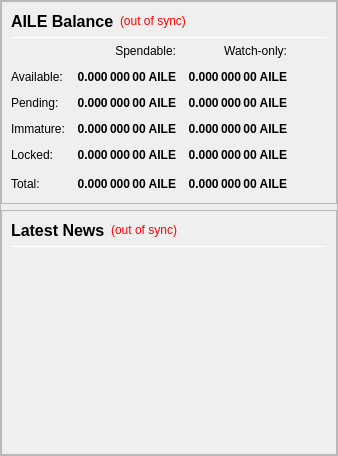
                <widget class="QFrame" name="frameObfuscation">
                 <property name="minimumSize">
                  <size>
                   <width>0</width>
                   <height>0</height>
                  </size>
                 </property>
                 <property name="frameShape">
                  <enum>QFrame::StyledPanel</enum>
                 </property>
                 <property name="frameShadow">
                  <enum>QFrame::Raised</enum>
                 </property>
                 <layout class="QVBoxLayout" name="verticalLayout" stretch="0,0">
                  <property name="margin">
                   <number>0</number>
                  </property>
                  <item>
                   <widget class="QFrame" name="frame_Balances">
                    <property name="frameShape">
                     <enum>QFrame::StyledPanel</enum>
                    </property>
                    <property name="frameShadow">
                     <enum>QFrame::Raised</enum>
                    </property>
                    <layout class="QVBoxLayout" name="verticalLayout_2">
                     <item>
                      <layout class="QHBoxLayout" name="horizontalLayout_4">
                       <item>
                        <widget class="QLabel" name="label_5">
                         <property name="minimumSize">
                          <size>
                           <width>0</width>
                           <height>20</height>
                          </size>
                         </property>
                         <property name="font">
                          <font>
                           <pointsize>12</pointsize>
                           <weight>75</weight>
                           <bold>true</bold>
                          </font>
                         </property>
                         <property name="text">
                          <string>AILE Balance</string>
                         </property>
                        </widget>
                       </item>
                       <item>
                        <widget class="QLabel" name="labelWalletStatus">
                         <property name="cursor">
                          <cursorShape>WhatsThisCursor</cursorShape>
                         </property>
                         <property name="toolTip">
                          <string>The displayed information may be out of date. Your wallet automatically synchronizes with the KYD network after a connection is established, but this process has not completed yet.</string>
                         </property>
                         <property name="styleSheet">
                          <string notr="true">QLabel { color: red; }</string>
                         </property>
                         <property name="text">
                          <string notr="true">(out of sync)</string>
                         </property>
                         <property name="alignment">
                          <set>Qt::AlignLeading|Qt::AlignLeft|Qt::AlignVCenter</set>
                         </property>
                        </widget>
                       </item>
                       <item>
                        <spacer name="horizontalSpacer_Balance_1">
                         <property name="orientation">
                          <enum>Qt::Horizontal</enum>
                         </property>
                         <property name="sizeHint" stdset="0">
                          <size>
                           <width>40</width>
                           <height>20</height>
                          </size>
                         </property>
                        </spacer>
                       </item>
                      </layout>
                     </item>
                     <item>
                      <widget class="Line" name="line_Balance">
                       <property name="minimumSize">
                        <size>
                         <width>0</width>
                         <height>1</height>
                        </size>
                       </property>
                       <property name="maximumSize">
                        <size>
                         <width>16777215</width>
                         <height>1</height>
                        </size>
                       </property>
                       <property name="orientation">
                        <enum>Qt::Horizontal</enum>
                       </property>
                      </widget>
                     </item>
                     <item>
                      <layout class="QGridLayout" name="gridLayout">
                       <property name="spacing">
                        <number>12</number>
                       </property>
                       <item row="0" column="1">
                        <widget class="QLabel" name="labelSpendable">
                         <property name="text">
                          <string>Spendable:</string>
                         </property>
                         <property name="alignment">
                          <set>Qt::AlignRight|Qt::AlignTrailing|Qt::AlignVCenter</set>
                         </property>
                        </widget>
                       </item>
                       <item row="1" column="2">
                        <widget class="QLabel" name="labelWatchAvailable">
                         <property name="font">
                          <font>
                           <weight>75</weight>
                           <bold>true</bold>
                          </font>
                         </property>
                         <property name="cursor">
                          <cursorShape>IBeamCursor</cursorShape>
                         </property>
                         <property name="toolTip">
                          <string>Your current balance in watch-only addresses</string>
                         </property>
                         <property name="text">
                          <string notr="true">0.000 000 00 AILE</string>
                         </property>
                         <property name="alignment">
                          <set>Qt::AlignRight|Qt::AlignTrailing|Qt::AlignVCenter</set>
                         </property>
                         <property name="textInteractionFlags">
                          <set>Qt::LinksAccessibleByMouse|Qt::TextSelectableByKeyboard|Qt::TextSelectableByMouse</set>
                         </property>
                        </widget>
                       </item>
                       <item row="3" column="1">
                        <widget class="QLabel" name="labelImmature">
                         <property name="font">
                          <font>
                           <weight>75</weight>
                           <bold>true</bold>
                          </font>
                         </property>
                         <property name="cursor">
                          <cursorShape>IBeamCursor</cursorShape>
                         </property>
                         <property name="toolTip">
                          <string>Staked or masternode rewards that has not yet matured</string>
                         </property>
                         <property name="text">
                          <string notr="true">0.000 000 00 AILE</string>
                         </property>
                         <property name="alignment">
                          <set>Qt::AlignRight|Qt::AlignTrailing|Qt::AlignVCenter</set>
                         </property>
                         <property name="textInteractionFlags">
                          <set>Qt::LinksAccessibleByMouse|Qt::TextSelectableByKeyboard|Qt::TextSelectableByMouse</set>
                         </property>
                        </widget>
                       </item>
                       <item row="4" column="1">
                        <widget class="QLabel" name="labelLockedBalance">
                         <property name="font">
                          <font>
                           <weight>75</weight>
                           <bold>true</bold>
                          </font>
                         </property>
                         <property name="cursor">
                          <cursorShape>IBeamCursor</cursorShape>
                         </property>
                         <property name="toolTip">
                          <string>Locked AILE or Masternode collaterals</string>
                         </property>
                         <property name="text">
                          <string notr="true">0.000 000 00 AILE</string>
                         </property>
                         <property name="alignment">
                          <set>Qt::AlignRight|Qt::AlignTrailing|Qt::AlignVCenter</set>
                         </property>
                         <property name="textInteractionFlags">
                          <set>Qt::LinksAccessibleByMouse|Qt::TextSelectableByKeyboard|Qt::TextSelectableByMouse</set>
                         </property>
                        </widget>
                       </item>
                       <item row="0" column="2">
                        <widget class="QLabel" name="labelWatchonly">
                         <property name="text">
                          <string>Watch-only:</string>
                         </property>
                         <property name="alignment">
                          <set>Qt::AlignRight|Qt::AlignTrailing|Qt::AlignVCenter</set>
                         </property>
                        </widget>
                       </item>
                       <item row="5" column="1">
                        <widget class="QLabel" name="labelTotal">
                         <property name="font">
                          <font>
                           <weight>75</weight>
                           <bold>true</bold>
                          </font>
                         </property>
                         <property name="cursor">
                          <cursorShape>IBeamCursor</cursorShape>
                         </property>
                         <property name="toolTip">
                          <string>Your current AILE balance, unconfirmed and immature transactions included</string>
                         </property>
                         <property name="text">
                          <string notr="true">0.000 000 00 AILE</string>
                         </property>
                         <property name="alignment">
                          <set>Qt::AlignRight|Qt::AlignTrailing|Qt::AlignVCenter</set>
                         </property>
                         <property name="textInteractionFlags">
                          <set>Qt::LinksAccessibleByMouse|Qt::TextSelectableByKeyboard|Qt::TextSelectableByMouse</set>
                         </property>
                        </widget>
                       </item>
                       <item row="5" column="0">
                        <widget class="QLabel" name="labelTotalText">
                         <property name="toolTip">
                          <string>Your current AILE balance, unconfirmed and immature transactions included</string>
                         </property>
                         <property name="text">
                          <string>Total:</string>
                         </property>
                        </widget>
                       </item>
                       <item row="2" column="0">
                        <widget class="QLabel" name="labelPendingText">
                         <property name="text">
                          <string>Pending:</string>
                         </property>
                        </widget>
                       </item>
                       <item row="1" column="0">
                        <widget class="QLabel" name="labelBalanceText">
                         <property name="text">
                          <string>Available:</string>
                         </property>
                        </widget>
                       </item>
                       <item row="4" column="2">
                        <widget class="QLabel" name="labelWatchLocked">
                         <property name="font">
                          <font>
                           <weight>75</weight>
                           <bold>true</bold>
                          </font>
                         </property>
                         <property name="cursor">
                          <cursorShape>IBeamCursor</cursorShape>
                         </property>
                         <property name="toolTip">
                          <string>Current locked balance in watch-only addresses</string>
                         </property>
                         <property name="text">
                          <string notr="true">0.000 000 00 AILE</string>
                         </property>
                         <property name="alignment">
                          <set>Qt::AlignRight|Qt::AlignTrailing|Qt::AlignVCenter</set>
                         </property>
                         <property name="textInteractionFlags">
                          <set>Qt::LinksAccessibleByMouse|Qt::TextSelectableByKeyboard|Qt::TextSelectableByMouse</set>
                         </property>
                        </widget>
                       </item>
                       <item row="5" column="2">
                        <widget class="QLabel" name="labelWatchTotal">
                         <property name="font">
                          <font>
                           <weight>75</weight>
                           <bold>true</bold>
                          </font>
                         </property>
                         <property name="cursor">
                          <cursorShape>IBeamCursor</cursorShape>
                         </property>
                         <property name="toolTip">
                          <string>Current total balance in watch-only addresses</string>
                         </property>
                         <property name="text">
                          <string notr="true">0.000 000 00 AILE</string>
                         </property>
                         <property name="alignment">
                          <set>Qt::AlignRight|Qt::AlignTrailing|Qt::AlignVCenter</set>
                         </property>
                         <property name="textInteractionFlags">
                          <set>Qt::LinksAccessibleByMouse|Qt::TextSelectableByKeyboard|Qt::TextSelectableByMouse</set>
                         </property>
                        </widget>
                       </item>
                       <item row="5" column="3">
                        <spacer name="horizontalSpacer_Balance_2">
                         <property name="orientation">
                          <enum>Qt::Horizontal</enum>
                         </property>
                         <property name="sizeHint" stdset="0">
                          <size>
                           <width>40</width>
                           <height>20</height>
                          </size>
                         </property>
                        </spacer>
                       </item>
                       <item row="2" column="1">
                        <widget class="QLabel" name="labelUnconfirmed">
                         <property name="font">
                          <font>
                           <weight>75</weight>
                           <bold>true</bold>
                          </font>
                         </property>
                         <property name="cursor">
                          <cursorShape>IBeamCursor</cursorShape>
                         </property>
                         <property name="toolTip">
                          <string>Total of transactions that have yet to be confirmed, and do not yet count toward the spendable balance</string>
                         </property>
                         <property name="text">
                          <string notr="true">0.000 000 00 AILE</string>
                         </property>
                         <property name="alignment">
                          <set>Qt::AlignRight|Qt::AlignTrailing|Qt::AlignVCenter</set>
                         </property>
                         <property name="textInteractionFlags">
                          <set>Qt::LinksAccessibleByMouse|Qt::TextSelectableByKeyboard|Qt::TextSelectableByMouse</set>
                         </property>
                        </widget>
                       </item>
                       <item row="4" column="0">
                        <widget class="QLabel" name="labelLockedBalanceText">
                         <property name="toolTip">
                          <string>Locked AILE or Masternode collaterals.</string>
                         </property>
                         <property name="text">
                          <string>Locked:</string>
                         </property>
                        </widget>
                       </item>
                       <item row="2" column="2">
                        <widget class="QLabel" name="labelWatchPending">
                         <property name="font">
                          <font>
                           <weight>75</weight>
                           <bold>true</bold>
                          </font>
                         </property>
                         <property name="cursor">
                          <cursorShape>IBeamCursor</cursorShape>
                         </property>
                         <property name="toolTip">
                          <string>Unconfirmed transactions to watch-only addresses</string>
                         </property>
                         <property name="text">
                          <string notr="true">0.000 000 00 AILE</string>
                         </property>
                         <property name="alignment">
                          <set>Qt::AlignRight|Qt::AlignTrailing|Qt::AlignVCenter</set>
                         </property>
                         <property name="textInteractionFlags">
                          <set>Qt::LinksAccessibleByMouse|Qt::TextSelectableByKeyboard|Qt::TextSelectableByMouse</set>
                         </property>
                        </widget>
                       </item>
                       <item row="3" column="0">
                        <widget class="QLabel" name="labelImmatureText">
                         <property name="text">
                          <string>Immature:</string>
                         </property>
                        </widget>
                       </item>
                       <item row="1" column="1">
                        <widget class="QLabel" name="labelBalance">
                         <property name="font">
                          <font>
                           <weight>75</weight>
                           <bold>true</bold>
                          </font>
                         </property>
                         <property name="cursor">
                          <cursorShape>IBeamCursor</cursorShape>
                         </property>
                         <property name="toolTip">
                          <string>Your current spendable balance</string>
                         </property>
                         <property name="text">
                          <string notr="true">0.000 000 00 AILE</string>
                         </property>
                         <property name="alignment">
                          <set>Qt::AlignRight|Qt::AlignTrailing|Qt::AlignVCenter</set>
                         </property>
                         <property name="textInteractionFlags">
                          <set>Qt::LinksAccessibleByMouse|Qt::TextSelectableByKeyboard|Qt::TextSelectableByMouse</set>
                         </property>
                        </widget>
                       </item>
                       <item row="3" column="2">
                        <widget class="QLabel" name="labelWatchImmature">
                         <property name="font">
                          <font>
                           <weight>75</weight>
                           <bold>true</bold>
                          </font>
                         </property>
                         <property name="cursor">
                          <cursorShape>IBeamCursor</cursorShape>
                         </property>
                         <property name="toolTip">
                          <string>Staked or masternode rewards in watch-only addresses that has not yet matured</string>
                         </property>
                         <property name="text">
                          <string notr="true">0.000 000 00 AILE</string>
                         </property>
                         <property name="alignment">
                          <set>Qt::AlignRight|Qt::AlignTrailing|Qt::AlignVCenter</set>
                         </property>
                         <property name="textInteractionFlags">
                          <set>Qt::LinksAccessibleByMouse|Qt::TextSelectableByKeyboard|Qt::TextSelectableByMouse</set>
                         </property>
                        </widget>
                       </item>
                      </layout>
                     </item>
                    </layout>
                   </widget>
                  </item>
                  <item>
                   <widget class="QFrame" name="frame_News">
                    <property name="minimumSize">
                     <size>
                      <width>0</width>
                      <height>0</height>
                     </size>
                    </property>
                    <property name="frameShape">
                     <enum>QFrame::StyledPanel</enum>
                    </property>
                    <property name="frameShadow">
                     <enum>QFrame::Raised</enum>
                    </property>
                    <layout class="QVBoxLayout" name="verticalLayout_3" stretch="0,0,0">
                     <item>
                      <layout class="QHBoxLayout" name="horizontalLayout_News">
                       <item>
                        <widget class="QLabel" name="labelNews">
                         <property name="minimumSize">
                          <size>
                           <width>0</width>
                           <height>20</height>
                          </size>
                         </property>
                         <property name="font">
                          <font>
                           <pointsize>12</pointsize>
                           <weight>75</weight>
                           <bold>true</bold>
                          </font>
                         </property>
                         <property name="text">
                          <string>Latest News</string>
                         </property>
                        </widget>
                       </item>
                       <item>
                        <widget class="QLabel" name="labelNewsStatus">
                         <property name="cursor">
                          <cursorShape>WhatsThisCursor</cursorShape>
                         </property>
                         <property name="toolTip">
                          <string>The displayed information may be out of date. Your wallet automatically synchronizes with the AILE network after a connection is established, but this process has not completed yet.</string>
                         </property>
                         <property name="styleSheet">
                          <string notr="true">QLabel { color: red; }</string>
                         </property>
                         <property name="text">
                          <string notr="true">(out of sync)</string>
                         </property>
                         <property name="alignment">
                          <set>Qt::AlignRight|Qt::AlignTrailing|Qt::AlignVCenter</set>
                         </property>
                        </widget>
                       </item>
                       <item>
                        <spacer name="horizontalSpacer_Balance_3">
                         <property name="orientation">
                          <enum>Qt::Horizontal</enum>
                         </property>
                         <property name="sizeHint" stdset="0">
                          <size>
                           <width>40</width>
                           <height>20</height>
                          </size>
                         </property>
                        </spacer>
                       </item>
                      </layout>
                     </item>
                     <item>
                      <widget class="Line" name="line_News">
                       <property name="minimumSize">
                        <size>
                         <width>0</width>
                         <height>1</height>
                        </size>
                       </property>
                       <property name="maximumSize">
                        <size>
                         <width>16777215</width>
                         <height>1</height>
                        </size>
                       </property>
                       <property name="orientation">
                        <enum>Qt::Horizontal</enum>
                       </property>
                      </widget>
                     </item>
                     <item>
                      <widget class="QListWidget" name="listNews">
                       <property name="sizePolicy">
                        <sizepolicy hsizetype="Expanding" vsizetype="Expanding">
                         <horstretch>0</horstretch>
                         <verstretch>0</verstretch>
                        </sizepolicy>
                       </property>
                       <property name="minimumSize">
                        <size>
                         <width>0</width>
                         <height>0</height>
                        </size>
                       </property>
                       <property name="sizeIncrement">
                        <size>
                         <width>0</width>
                         <height>0</height>
                        </size>
                       </property>
                       <property name="styleSheet">
                        <string notr="true">QListView { background: transparent; }</string>
                       </property>
                       <property name="frameShape">
                        <enum>QFrame::NoFrame</enum>
                       </property>
                       <property name="verticalScrollBarPolicy">
                        <enum>Qt::ScrollBarAsNeeded</enum>
                       </property>
                       <property name="horizontalScrollBarPolicy">
                        <enum>Qt::ScrollBarAsNeeded</enum>
                       </property>
                       <property name="selectionMode">
                        <enum>QAbstractItemView::NoSelection</enum>
                       </property>
                       <property name="selectionBehavior">
                        <enum>QAbstractItemView::SelectRows</enum>
                       </property>
                       <property name="verticalScrollMode">
                        <enum>QAbstractItemView::ScrollPerItem</enum>
                       </property>
                      </widget>
                     </item>
                    </layout>
                   </widget>
                  </item>
                 </layout>
                </widget>
